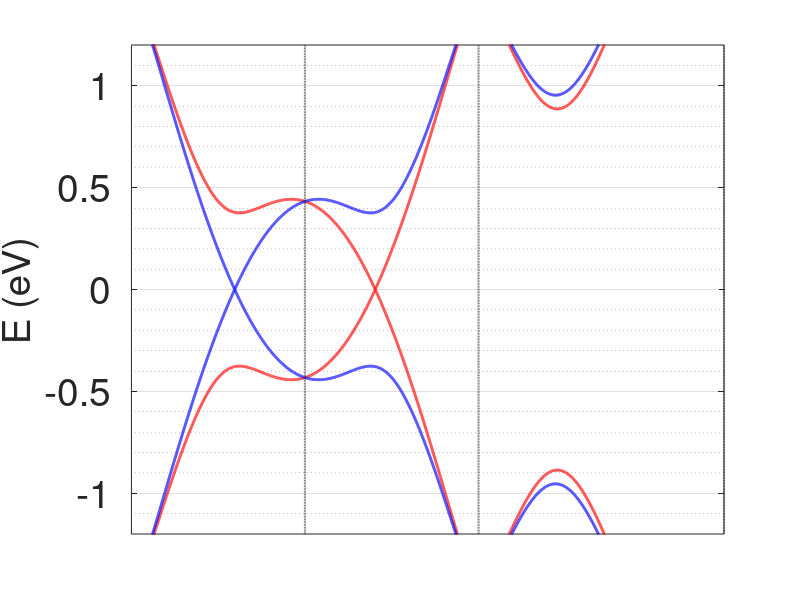

MATLAB code to generate this figure:
%% Tight bonding method calculation: band structure of bilayer graphene
clear, clc;
format long

a1=3.28373;
a2=4.63208;
t0=1.0;  %% hopping parameter (eV)
t1=-1.62;
e=0.38*t0;
l=-0.1*t0;%% SOC strength
% Reciprocal lattice vectors
%a1 =  [1.0, 0.0];
%a2 =  [0.0, 1.0];
%r1 = [1.0,  0.59215];
%r2 = [0.5,  0.90785];
%r3=  [1.0,  0.40785];
% define k-line
Kx= pi/(a1); 
Ky= pi/(a2);
u=1;
d=-1;
%%
%Highsymmetry points generation
points=5000; % Mesh points

% Define the path from -X  to Γ to X to Y 
path = [-Kx, 0; 0, 0; Kx, 0; 0, Ky];

% % Generate additional points between -X  to Γ
 X1x_to_gammax =  linspace(path(1, 1), path(2, 1), points);
 X1y_to_gammay = linspace(path(1, 2), path(2, 2), points);

% % Generate additional points between Γ to X
 gammax_to_nXx = linspace(path(2, 1), path(3, 1), points);
 gammay_to_nXy = linspace(path(2, 2), path(3, 2), points);

% % Generate additional points between X to Y 
 nXx_to_Yx = linspace(path(3, 1), path(4, 1), points);
 nXy_to_Yy = linspace(path(3, 2), path(4, 2), points);

% % Concatenate all points to create the extended path
 kx_path = [X1x_to_gammax gammax_to_nXx nXx_to_Yx];
 ky_path = [X1y_to_gammay gammay_to_nXy nXy_to_Yy];


% % x axis for ploting band structure
 kx_plot=[linspace(0,2,length(X1x_to_gammax)) ...
          linspace(2,4,length(gammax_to_nXx))...
          linspace(4,4+(2*sqrt(2)),length(nXx_to_Yx))];
 % % x axis for ploting band structure
 ky_plot=[linspace(0,2,length(X1y_to_gammay)) ...
          linspace(2,4,length(gammay_to_nXy))...
          linspace(4,4+(2*sqrt(2)),length(nXy_to_Yy))];
%%
for count=1:1:length(kx_path)

    kxn=kx_path(count);
    kyn=ky_path(count);

    % Construct hamiltonian

    f1= 2*t0*(exp(1i*1.46234.*kyn)).*cos(kxn*(1.64186));

    f2= t1*(exp(-1i*(kyn)*(-0.8537)));
    
    f3= 2*l*sin(a1.*kxn); %%SOC function

    % Hamiltonian1=[e+(u*f3), f1,   0,   f2',        0,  0,  0,  0;
    %              f1',- e-(u*f3), f2,   0,          0,  0,  0,  0;           
    %              0,     f2',   u*f3,  f1,          0,  0,  0,  0;
    %              f2,    0,     f1',-(u*f3),        0,  0,  0,  0;  
    %              0,  0,  0,  0,                    0,  0,  0,  0;
    %              0,  0,  0,  0,                    0,  0,  0,  0;
    %              0,  0,  0,  0,                    0,  0,  0,  0;
    %              0,  0,  0,  0,                    0,  0,  0,  0
    %                                               ];

    Hamiltonian1=[e+(u*f3), f1,   0,   f2';
                 f1',- e-(u*f3), f2,   0;           
                 0,     f2',   u*f3,  f1;
                 f2,    0,     f1',-(u*f3)
           
                                                  ];

% Hamiltonian2=[   0,  0,  0,  0,              0,  0,  0,  0;
%                  0,  0,  0,  0,              0,  0,  0,  0;           
%                  0,  0,  0,  0,              0,  0,  0,  0;
%                  0,  0,  0,  0,              0,  0,  0,  0;  
%                  0,  0,  0,  0,            e+(d*f3), f1,    0, f2';
%                  0,  0,  0,  0,            f1',  -e-(d*f3), f2, 0;
%                  0,  0,  0,  0,            0,      f2',    d*f3, f1;
%                  0,  0,  0,  0,            f2,     0,    f1', -(d*f3)
%                                                   ];
Hamiltonian2=[
              e+(d*f3), f1,    0, f2';
              f1',  -e-(d*f3), f2, 0;
              0,      f2',    d*f3, f1;
              f2,     0,    f1', -(d*f3)
                                                  ];

    % get eigen values of Hamiltonian
    Eig1(count,:)=sort(real(eig(Hamiltonian1)),'ascend');
    Eig2(count,:)=sort(real(eig(Hamiltonian2)),'ascend');

end

%% Plot band structure

figure(4);
plot(kx_plot,Eig1,'color','r','linewidth',2)
hold on 
plot(kx_plot,Eig2,'color','b','linewidth',2)

set(gca,'fontsize',28)
set(gca,'XTick',[])
ylabel('E (eV)','FontSize',28)
set(gcf,'Position',[400 100 800 600])
xlim([0,max(kx_plot)])
grid on 
grid minor
y_l=1.2;
ylim([-y_l,y_l])

% Gamma points
x=2.*ones(1,points+1);
y=-y_l:2*y_l./points:y_l;
plot(x,y,'LineWidth',1.5,'color',[0.2 0.2 0.2],'linestyle','--')
hold on 

% -K points
x=4.*ones(1,points+1);
y=-y_l:2*y_l./points:y_l;
plot(x,y,'LineWidth',1.5,'color',[0.2 0.2 0.2],'linestyle','--')
hold on 

% Y points
x=(4+(2*sqrt(2))).*ones(1,points+1);
y=-y_l:2*y_l./points:y_l;
plot(x,y,'LineWidth',1.5,'color',[0.2 0.2 0.2],'linestyle','--')
hold on 
